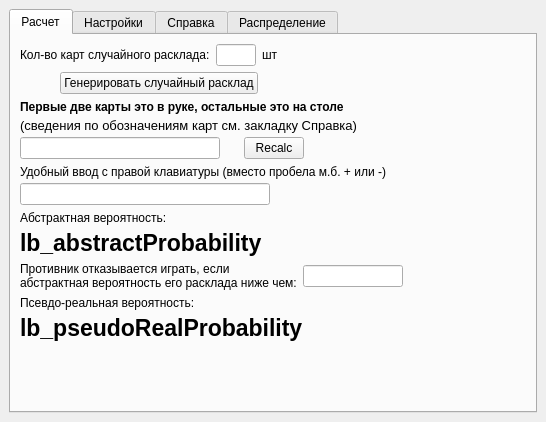
<?xml version="1.0" encoding="UTF-8"?>
<ui version="4.0">
 <class>MainWindow</class>
 <widget class="QMainWindow" name="MainWindow">
  <property name="geometry">
   <rect>
    <x>0</x>
    <y>0</y>
    <width>546</width>
    <height>422</height>
   </rect>
  </property>
  <property name="windowTitle">
   <string>Расчет вероятностей в покере</string>
  </property>
  <widget class="QWidget" name="centralwidget">
   <layout class="QVBoxLayout" name="verticalLayout_9">
    <item>
     <widget class="QTabWidget" name="tabWidget">
      <property name="currentIndex">
       <number>0</number>
      </property>
      <widget class="QWidget" name="tab_calc">
       <attribute name="title">
        <string>Расчет</string>
       </attribute>
       <layout class="QVBoxLayout" name="verticalLayout_6">
        <item>
         <widget class="QWidget" name="wgt_edQty" native="true">
          <layout class="QHBoxLayout" name="horizontalLayout_3">
           <property name="leftMargin">
            <number>0</number>
           </property>
           <property name="topMargin">
            <number>0</number>
           </property>
           <property name="rightMargin">
            <number>0</number>
           </property>
           <property name="bottomMargin">
            <number>0</number>
           </property>
           <item>
            <widget class="QLabel" name="label_3">
             <property name="sizePolicy">
              <sizepolicy hsizetype="Fixed" vsizetype="Preferred">
               <horstretch>0</horstretch>
               <verstretch>0</verstretch>
              </sizepolicy>
             </property>
             <property name="text">
              <string>Кол-во карт случайного расклада:</string>
             </property>
            </widget>
           </item>
           <item>
            <widget class="QLineEdit" name="ed_qtyRandGen">
             <property name="maximumSize">
              <size>
               <width>40</width>
               <height>16777215</height>
              </size>
             </property>
             <property name="clearButtonEnabled">
              <bool>false</bool>
             </property>
            </widget>
           </item>
           <item>
            <widget class="QLabel" name="label_4">
             <property name="text">
              <string>шт</string>
             </property>
            </widget>
           </item>
          </layout>
         </widget>
        </item>
        <item>
         <widget class="QWidget" name="wgt_btGen" native="true">
          <layout class="QHBoxLayout" name="horizontalLayout">
           <property name="spacing">
            <number>0</number>
           </property>
           <property name="leftMargin">
            <number>0</number>
           </property>
           <property name="topMargin">
            <number>0</number>
           </property>
           <property name="rightMargin">
            <number>0</number>
           </property>
           <property name="bottomMargin">
            <number>0</number>
           </property>
           <item>
            <spacer name="horizontalSpacer">
             <property name="orientation">
              <enum>Qt::Horizontal</enum>
             </property>
             <property name="sizeType">
              <enum>QSizePolicy::Fixed</enum>
             </property>
             <property name="sizeHint" stdset="0">
              <size>
               <width>40</width>
               <height>20</height>
              </size>
             </property>
            </spacer>
           </item>
           <item>
            <widget class="QPushButton" name="bt_generateRandom">
             <property name="text">
              <string>Генерировать случайный расклад</string>
             </property>
            </widget>
           </item>
           <item>
            <spacer name="horizontalSpacer_2">
             <property name="orientation">
              <enum>Qt::Horizontal</enum>
             </property>
             <property name="sizeHint" stdset="0">
              <size>
               <width>40</width>
               <height>20</height>
              </size>
             </property>
            </spacer>
           </item>
          </layout>
         </widget>
        </item>
        <item>
         <widget class="QWidget" name="wgt_layout" native="true">
          <layout class="QVBoxLayout" name="verticalLayout_3">
           <property name="spacing">
            <number>4</number>
           </property>
           <property name="leftMargin">
            <number>0</number>
           </property>
           <property name="topMargin">
            <number>0</number>
           </property>
           <property name="rightMargin">
            <number>0</number>
           </property>
           <property name="bottomMargin">
            <number>0</number>
           </property>
           <item>
            <widget class="QLabel" name="label_5">
             <property name="font">
              <font>
               <weight>75</weight>
               <bold>true</bold>
              </font>
             </property>
             <property name="text">
              <string>Первые две карты это в руке, остальные это на столе</string>
             </property>
            </widget>
           </item>
           <item>
            <widget class="QLabel" name="label_22">
             <property name="font">
              <font>
               <pointsize>10</pointsize>
              </font>
             </property>
             <property name="text">
              <string>(сведения по обозначениям карт см. закладку Справка)</string>
             </property>
            </widget>
           </item>
           <item>
            <layout class="QHBoxLayout" name="horizontalLayout_2">
             <item>
              <widget class="QLineEdit" name="ed_cards">
               <property name="sizePolicy">
                <sizepolicy hsizetype="Minimum" vsizetype="Fixed">
                 <horstretch>0</horstretch>
                 <verstretch>0</verstretch>
                </sizepolicy>
               </property>
               <property name="minimumSize">
                <size>
                 <width>200</width>
                 <height>0</height>
                </size>
               </property>
               <property name="clearButtonEnabled">
                <bool>true</bool>
               </property>
              </widget>
             </item>
             <item>
              <spacer name="horizontalSpacer_4">
               <property name="orientation">
                <enum>Qt::Horizontal</enum>
               </property>
               <property name="sizeType">
                <enum>QSizePolicy::Fixed</enum>
               </property>
               <property name="sizeHint" stdset="0">
                <size>
                 <width>20</width>
                 <height>20</height>
                </size>
               </property>
              </spacer>
             </item>
             <item>
              <widget class="QPushButton" name="bt_recalcProbability">
               <property name="maximumSize">
                <size>
                 <width>60</width>
                 <height>16777215</height>
                </size>
               </property>
               <property name="text">
                <string>Recalc</string>
               </property>
              </widget>
             </item>
             <item>
              <spacer name="horizontalSpacer_3">
               <property name="orientation">
                <enum>Qt::Horizontal</enum>
               </property>
               <property name="sizeHint" stdset="0">
                <size>
                 <width>40</width>
                 <height>20</height>
                </size>
               </property>
              </spacer>
             </item>
            </layout>
           </item>
          </layout>
         </widget>
        </item>
        <item>
         <widget class="QWidget" name="wgt_byNums_2" native="true">
          <layout class="QVBoxLayout" name="verticalLayout_4">
           <property name="spacing">
            <number>4</number>
           </property>
           <property name="leftMargin">
            <number>0</number>
           </property>
           <property name="topMargin">
            <number>0</number>
           </property>
           <property name="rightMargin">
            <number>0</number>
           </property>
           <property name="bottomMargin">
            <number>0</number>
           </property>
           <item>
            <widget class="QLabel" name="label_6">
             <property name="text">
              <string>Удобный ввод с правой клавиатуры (вместо пробела м.б. + или -)</string>
             </property>
            </widget>
           </item>
           <item>
            <widget class="QWidget" name="wgt_byNums" native="true">
             <layout class="QHBoxLayout" name="horizontalLayout_4">
              <property name="spacing">
               <number>6</number>
              </property>
              <property name="leftMargin">
               <number>0</number>
              </property>
              <property name="topMargin">
               <number>0</number>
              </property>
              <property name="rightMargin">
               <number>0</number>
              </property>
              <property name="bottomMargin">
               <number>0</number>
              </property>
              <item>
               <widget class="QLineEdit" name="ed_numCards">
                <property name="sizePolicy">
                 <sizepolicy hsizetype="Minimum" vsizetype="Fixed">
                  <horstretch>0</horstretch>
                  <verstretch>0</verstretch>
                 </sizepolicy>
                </property>
                <property name="minimumSize">
                 <size>
                  <width>250</width>
                  <height>0</height>
                 </size>
                </property>
                <property name="clearButtonEnabled">
                 <bool>true</bool>
                </property>
               </widget>
              </item>
              <item>
               <spacer name="horizontalSpacer_5">
                <property name="orientation">
                 <enum>Qt::Horizontal</enum>
                </property>
                <property name="sizeHint" stdset="0">
                 <size>
                  <width>40</width>
                  <height>20</height>
                 </size>
                </property>
               </spacer>
              </item>
             </layout>
            </widget>
           </item>
          </layout>
         </widget>
        </item>
        <item>
         <widget class="QWidget" name="wgt_abstract" native="true">
          <layout class="QVBoxLayout" name="verticalLayout_2">
           <property name="spacing">
            <number>5</number>
           </property>
           <property name="leftMargin">
            <number>0</number>
           </property>
           <property name="topMargin">
            <number>0</number>
           </property>
           <property name="rightMargin">
            <number>0</number>
           </property>
           <property name="bottomMargin">
            <number>0</number>
           </property>
           <item>
            <widget class="QLabel" name="label">
             <property name="text">
              <string>Абстрактная вероятность:</string>
             </property>
            </widget>
           </item>
           <item>
            <widget class="QLabel" name="lb_abstractProbability">
             <property name="font">
              <font>
               <pointsize>17</pointsize>
               <weight>75</weight>
               <bold>true</bold>
              </font>
             </property>
             <property name="text">
              <string>lb_abstractProbability</string>
             </property>
            </widget>
           </item>
          </layout>
         </widget>
        </item>
        <item>
         <widget class="QWidget" name="widget" native="true">
          <layout class="QHBoxLayout" name="horizontalLayout_5">
           <property name="leftMargin">
            <number>0</number>
           </property>
           <property name="topMargin">
            <number>0</number>
           </property>
           <property name="rightMargin">
            <number>0</number>
           </property>
           <property name="bottomMargin">
            <number>0</number>
           </property>
           <item>
            <layout class="QVBoxLayout" name="verticalLayout_5">
             <property name="spacing">
              <number>0</number>
             </property>
             <item>
              <widget class="QLabel" name="label_8">
               <property name="text">
                <string>Противник отказывается играть, если</string>
               </property>
               <property name="wordWrap">
                <bool>false</bool>
               </property>
              </widget>
             </item>
             <item>
              <widget class="QLabel" name="label_7">
               <property name="text">
                <string>абстрактная вероятность его расклада ниже чем:</string>
               </property>
              </widget>
             </item>
            </layout>
           </item>
           <item>
            <widget class="QLineEdit" name="ed_probWinCancel">
             <property name="maximumSize">
              <size>
               <width>100</width>
               <height>16777215</height>
              </size>
             </property>
            </widget>
           </item>
           <item>
            <spacer name="horizontalSpacer_6">
             <property name="orientation">
              <enum>Qt::Horizontal</enum>
             </property>
             <property name="sizeHint" stdset="0">
              <size>
               <width>40</width>
               <height>20</height>
              </size>
             </property>
            </spacer>
           </item>
          </layout>
         </widget>
        </item>
        <item>
         <widget class="QWidget" name="wgt_pseudoReal" native="true">
          <layout class="QVBoxLayout" name="verticalLayout">
           <property name="spacing">
            <number>5</number>
           </property>
           <property name="leftMargin">
            <number>0</number>
           </property>
           <property name="topMargin">
            <number>0</number>
           </property>
           <property name="rightMargin">
            <number>0</number>
           </property>
           <property name="bottomMargin">
            <number>0</number>
           </property>
           <item>
            <widget class="QLabel" name="label_2">
             <property name="text">
              <string>Псевдо-реальная вероятность:</string>
             </property>
            </widget>
           </item>
           <item>
            <widget class="QLabel" name="lb_pseudoRealProbability">
             <property name="font">
              <font>
               <pointsize>17</pointsize>
               <weight>75</weight>
               <bold>true</bold>
              </font>
             </property>
             <property name="text">
              <string>lb_pseudoRealProbability</string>
             </property>
            </widget>
           </item>
          </layout>
         </widget>
        </item>
        <item>
         <spacer name="verticalSpacer_3">
          <property name="orientation">
           <enum>Qt::Vertical</enum>
          </property>
          <property name="sizeHint" stdset="0">
           <size>
            <width>20</width>
            <height>58</height>
           </size>
          </property>
         </spacer>
        </item>
       </layout>
      </widget>
      <widget class="QWidget" name="tab_properties">
       <attribute name="title">
        <string>Настройки</string>
       </attribute>
       <layout class="QVBoxLayout" name="verticalLayout_10">
        <item>
         <spacer name="verticalSpacer_8">
          <property name="orientation">
           <enum>Qt::Vertical</enum>
          </property>
          <property name="sizeType">
           <enum>QSizePolicy::Fixed</enum>
          </property>
          <property name="sizeHint" stdset="0">
           <size>
            <width>20</width>
            <height>10</height>
           </size>
          </property>
         </spacer>
        </item>
        <item>
         <layout class="QHBoxLayout" name="horizontalLayout_11">
          <item>
           <widget class="QLabel" name="label_17">
            <property name="text">
             <string>Кол-во итераций&lt;br&gt; абстрактной генерации:</string>
            </property>
           </widget>
          </item>
          <item>
           <widget class="QLineEdit" name="ed_simpleIter"/>
          </item>
          <item>
           <spacer name="horizontalSpacer_15">
            <property name="orientation">
             <enum>Qt::Horizontal</enum>
            </property>
            <property name="sizeHint" stdset="0">
             <size>
              <width>40</width>
              <height>20</height>
             </size>
            </property>
           </spacer>
          </item>
         </layout>
        </item>
        <item>
         <spacer name="verticalSpacer_7">
          <property name="orientation">
           <enum>Qt::Vertical</enum>
          </property>
          <property name="sizeType">
           <enum>QSizePolicy::Fixed</enum>
          </property>
          <property name="sizeHint" stdset="0">
           <size>
            <width>20</width>
            <height>10</height>
           </size>
          </property>
         </spacer>
        </item>
        <item>
         <layout class="QHBoxLayout" name="horizontalLayout_12">
          <item>
           <widget class="QLabel" name="label_18">
            <property name="text">
             <string>Кол-во итераций&lt;br&gt; псевдо-реальной генерации:</string>
            </property>
           </widget>
          </item>
          <item>
           <widget class="QLineEdit" name="ed_realIter"/>
          </item>
          <item>
           <spacer name="horizontalSpacer_14">
            <property name="orientation">
             <enum>Qt::Horizontal</enum>
            </property>
            <property name="sizeHint" stdset="0">
             <size>
              <width>40</width>
              <height>20</height>
             </size>
            </property>
           </spacer>
          </item>
         </layout>
        </item>
        <item>
         <spacer name="verticalSpacer_6">
          <property name="orientation">
           <enum>Qt::Vertical</enum>
          </property>
          <property name="sizeType">
           <enum>QSizePolicy::Fixed</enum>
          </property>
          <property name="sizeHint" stdset="0">
           <size>
            <width>20</width>
            <height>10</height>
           </size>
          </property>
         </spacer>
        </item>
        <item>
         <widget class="QLabel" name="label_19">
          <property name="text">
           <string>Для псевдо-реальной генерации выполняются итерации  внешнего уровня и для каждой внешней выполняется столько же итераций внутренних. Итого будет Кол-во * Кол-во. Поэтому не нужно делать много. Хотя при таком маленьком кол-ве существенна погрешность, но считается за приемлемое время.

Можете посмотреть насколько пляшет расчет при нажатии кнопки Recalc. Чем больше кол-во итераций, тем меньше погрешность, но дольше расчет.

При желании и умении можете сделать расчет существенно быстрее.</string>
          </property>
          <property name="wordWrap">
           <bool>true</bool>
          </property>
         </widget>
        </item>
        <item>
         <spacer name="verticalSpacer_5">
          <property name="orientation">
           <enum>Qt::Vertical</enum>
          </property>
          <property name="sizeHint" stdset="0">
           <size>
            <width>20</width>
            <height>40</height>
           </size>
          </property>
         </spacer>
        </item>
       </layout>
      </widget>
      <widget class="QWidget" name="tab_help">
       <attribute name="title">
        <string>Справка</string>
       </attribute>
       <layout class="QVBoxLayout" name="verticalLayout_7">
        <item>
         <widget class="QLabel" name="label_13">
          <property name="text">
           <string>(буквенное/цифровое обозначение)</string>
          </property>
         </widget>
        </item>
        <item>
         <layout class="QHBoxLayout" name="horizontalLayout_6">
          <item>
           <widget class="QLabel" name="label_11">
            <property name="font">
             <font>
              <kerning>true</kerning>
             </font>
            </property>
            <property name="text">
             <string>&lt;html&gt;&lt;head/&gt;&lt;body&gt;&lt;p&gt;&lt;span style=&quot; font-weight:600;&quot;&gt;Карты&lt;/span&gt;:&lt;/p&gt;&lt;p&gt;2-9,&lt;/p&gt;&lt;p&gt;T/10 - Ten/10,&lt;/p&gt;&lt;p&gt;J/11 - Jack/валет,&lt;/p&gt;&lt;p&gt;Q/12 - Queen/дама,&lt;/p&gt;&lt;p&gt;K/13 - King/король,&lt;/p&gt;&lt;p&gt;A/14 - Ace/туз&lt;/p&gt;&lt;/body&gt;&lt;/html&gt;</string>
            </property>
            <property name="alignment">
             <set>Qt::AlignLeading|Qt::AlignLeft|Qt::AlignTop</set>
            </property>
            <property name="wordWrap">
             <bool>true</bool>
            </property>
           </widget>
          </item>
          <item>
           <spacer name="horizontalSpacer_8">
            <property name="orientation">
             <enum>Qt::Horizontal</enum>
            </property>
            <property name="sizeType">
             <enum>QSizePolicy::Fixed</enum>
            </property>
            <property name="sizeHint" stdset="0">
             <size>
              <width>40</width>
              <height>20</height>
             </size>
            </property>
           </spacer>
          </item>
          <item>
           <widget class="QLabel" name="label_12">
            <property name="font">
             <font>
              <kerning>true</kerning>
             </font>
            </property>
            <property name="text">
             <string>&lt;html&gt;&lt;head/&gt;&lt;body&gt;&lt;p&gt;&lt;span style=&quot; font-weight:600;&quot;&gt;Масти&lt;/span&gt;:&lt;/p&gt;&lt;p&gt;c/1 - Clubs/треф&lt;/p&gt;&lt;p&gt;d/2 - Diamonds/бубны&lt;/p&gt;&lt;p&gt;h/3 - Hearts/черви&lt;/p&gt;&lt;p&gt;s/4 - Spades/пика&lt;/p&gt;&lt;/body&gt;&lt;/html&gt;</string>
            </property>
            <property name="alignment">
             <set>Qt::AlignLeading|Qt::AlignLeft|Qt::AlignTop</set>
            </property>
            <property name="wordWrap">
             <bool>true</bool>
            </property>
           </widget>
          </item>
          <item>
           <spacer name="horizontalSpacer_7">
            <property name="orientation">
             <enum>Qt::Horizontal</enum>
            </property>
            <property name="sizeHint" stdset="0">
             <size>
              <width>40</width>
              <height>20</height>
             </size>
            </property>
           </spacer>
          </item>
         </layout>
        </item>
        <item>
         <spacer name="verticalSpacer">
          <property name="orientation">
           <enum>Qt::Vertical</enum>
          </property>
          <property name="sizeType">
           <enum>QSizePolicy::Fixed</enum>
          </property>
          <property name="sizeHint" stdset="0">
           <size>
            <width>20</width>
            <height>20</height>
           </size>
          </property>
         </spacer>
        </item>
        <item>
         <widget class="QLabel" name="label_15">
          <property name="text">
           <string>Буквенное обозначение строится как&lt;br&gt;номер/буква карты + буква масти&lt;br&gt;&lt;br&gt;
Цифровое обозначение строится как&lt;br&gt; номер карты + номер масти</string>
          </property>
          <property name="wordWrap">
           <bool>true</bool>
          </property>
         </widget>
        </item>
        <item>
         <spacer name="verticalSpacer_2">
          <property name="orientation">
           <enum>Qt::Vertical</enum>
          </property>
          <property name="sizeHint" stdset="0">
           <size>
            <width>20</width>
            <height>40</height>
           </size>
          </property>
         </spacer>
        </item>
       </layout>
      </widget>
      <widget class="QWidget" name="tab_distribution">
       <attribute name="title">
        <string>Распределение</string>
       </attribute>
       <layout class="QVBoxLayout" name="verticalLayout_8">
        <item>
         <layout class="QHBoxLayout" name="horizontalLayout_7">
          <item>
           <widget class="QLabel" name="label_14">
            <property name="text">
             <string>Кол-во случайных раскладов&lt;br&gt; для распределения:</string>
            </property>
            <property name="wordWrap">
             <bool>false</bool>
            </property>
           </widget>
          </item>
          <item>
           <widget class="QLineEdit" name="ed_cntDistrib">
            <property name="sizePolicy">
             <sizepolicy hsizetype="Fixed" vsizetype="Fixed">
              <horstretch>0</horstretch>
              <verstretch>0</verstretch>
             </sizepolicy>
            </property>
           </widget>
          </item>
          <item>
           <spacer name="horizontalSpacer_11">
            <property name="orientation">
             <enum>Qt::Horizontal</enum>
            </property>
            <property name="sizeHint" stdset="0">
             <size>
              <width>40</width>
              <height>20</height>
             </size>
            </property>
           </spacer>
          </item>
         </layout>
        </item>
        <item>
         <layout class="QHBoxLayout" name="horizontalLayout_8">
          <item>
           <widget class="QLabel" name="label_16">
            <property name="text">
             <string>Кол-во итераций расчета&lt;br&gt;одного расклада:</string>
            </property>
            <property name="wordWrap">
             <bool>false</bool>
            </property>
           </widget>
          </item>
          <item>
           <widget class="QLineEdit" name="ed_cntIterDistrib">
            <property name="sizePolicy">
             <sizepolicy hsizetype="Fixed" vsizetype="Fixed">
              <horstretch>0</horstretch>
              <verstretch>0</verstretch>
             </sizepolicy>
            </property>
           </widget>
          </item>
          <item>
           <spacer name="horizontalSpacer_12">
            <property name="orientation">
             <enum>Qt::Horizontal</enum>
            </property>
            <property name="sizeHint" stdset="0">
             <size>
              <width>40</width>
              <height>20</height>
             </size>
            </property>
           </spacer>
          </item>
         </layout>
        </item>
        <item>
         <layout class="QHBoxLayout" name="horizontalLayout_13">
          <item>
           <widget class="QLabel" name="label_20">
            <property name="text">
             <string>Кол-во дроблений&lt;br&gt; графика распределения:</string>
            </property>
           </widget>
          </item>
          <item>
           <widget class="QLineEdit" name="ed_distribFractions"/>
          </item>
          <item>
           <spacer name="horizontalSpacer_16">
            <property name="orientation">
             <enum>Qt::Horizontal</enum>
            </property>
            <property name="sizeHint" stdset="0">
             <size>
              <width>40</width>
              <height>20</height>
             </size>
            </property>
           </spacer>
          </item>
         </layout>
        </item>
        <item>
         <layout class="QHBoxLayout" name="horizontalLayout_9">
          <item>
           <widget class="QLabel" name="label_9">
            <property name="text">
             <string>Вероятность отказов от игры&lt;br&gt; до первой ставки:</string>
            </property>
            <property name="wordWrap">
             <bool>false</bool>
            </property>
           </widget>
          </item>
          <item>
           <widget class="QLineEdit" name="ed_probCancel">
            <property name="sizePolicy">
             <sizepolicy hsizetype="Fixed" vsizetype="Fixed">
              <horstretch>0</horstretch>
              <verstretch>0</verstretch>
             </sizepolicy>
            </property>
           </widget>
          </item>
          <item>
           <spacer name="horizontalSpacer_13">
            <property name="orientation">
             <enum>Qt::Horizontal</enum>
            </property>
            <property name="sizeHint" stdset="0">
             <size>
              <width>40</width>
              <height>20</height>
             </size>
            </property>
           </spacer>
          </item>
         </layout>
        </item>
        <item>
         <layout class="QHBoxLayout" name="horizontalLayout_10">
          <item>
           <spacer name="horizontalSpacer_9">
            <property name="orientation">
             <enum>Qt::Horizontal</enum>
            </property>
            <property name="sizeType">
             <enum>QSizePolicy::Fixed</enum>
            </property>
            <property name="sizeHint" stdset="0">
             <size>
              <width>20</width>
              <height>20</height>
             </size>
            </property>
           </spacer>
          </item>
          <item>
           <widget class="QPushButton" name="bt_distribution">
            <property name="sizePolicy">
             <sizepolicy hsizetype="Fixed" vsizetype="Fixed">
              <horstretch>0</horstretch>
              <verstretch>0</verstretch>
             </sizepolicy>
            </property>
            <property name="text">
             <string>Сделать график
распределения</string>
            </property>
           </widget>
          </item>
          <item>
           <widget class="QLabel" name="label_21">
            <property name="font">
             <font>
              <pointsize>10</pointsize>
             </font>
            </property>
            <property name="text">
             <string>(для параметров по умолчанию на моем компе&lt;br&gt; формируется за 25 сек, нужно ждать)</string>
            </property>
            <property name="wordWrap">
             <bool>false</bool>
            </property>
           </widget>
          </item>
          <item>
           <spacer name="horizontalSpacer_10">
            <property name="orientation">
             <enum>Qt::Horizontal</enum>
            </property>
            <property name="sizeHint" stdset="0">
             <size>
              <width>40</width>
              <height>20</height>
             </size>
            </property>
           </spacer>
          </item>
         </layout>
        </item>
        <item>
         <widget class="QLabel" name="label_10">
          <property name="text">
           <string>Рассчитанная абстрактная вероятность для вероятности отказов:</string>
          </property>
          <property name="wordWrap">
           <bool>true</bool>
          </property>
         </widget>
        </item>
        <item>
         <widget class="QLabel" name="lb_newProbWinCancel">
          <property name="font">
           <font>
            <pointsize>17</pointsize>
            <weight>75</weight>
            <bold>true</bold>
           </font>
          </property>
          <property name="text">
           <string>lb_newProbWinCancel</string>
          </property>
          <property name="wordWrap">
           <bool>true</bool>
          </property>
         </widget>
        </item>
        <item>
         <spacer name="verticalSpacer_4">
          <property name="orientation">
           <enum>Qt::Vertical</enum>
          </property>
          <property name="sizeHint" stdset="0">
           <size>
            <width>20</width>
            <height>106</height>
           </size>
          </property>
         </spacer>
        </item>
       </layout>
      </widget>
     </widget>
    </item>
   </layout>
  </widget>
 </widget>
 <resources/>
 <connections/>
</ui>
